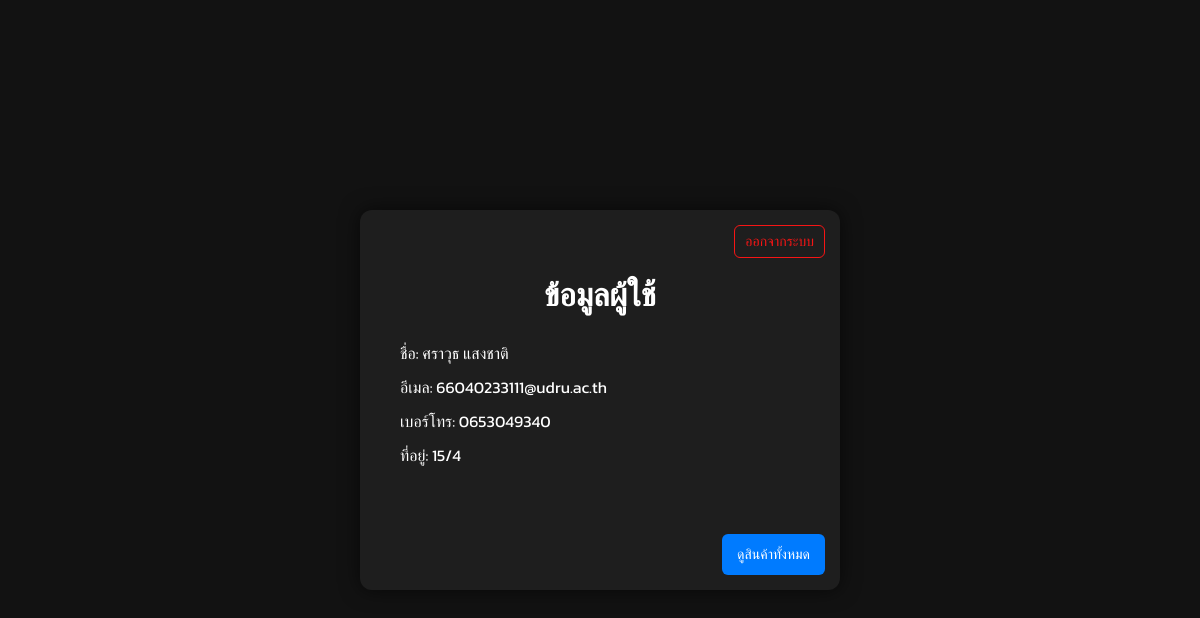
Page /show_profile.php (signed in) on the committed database.
### tables this page shows
CREATE TABLE `customer` (
  `id` int(11) NOT NULL,
  `username` varchar(12) NOT NULL,
  `password` varchar(15) NOT NULL,
  `name` varchar(100) NOT NULL,
  `email` varchar(100) NOT NULL,
  `phone` varchar(20) NOT NULL,
  `address` text NOT NULL
);

### show_profile.php (the view, shortened to what this page needs)
<!DOCTYPE html>
<html lang="th">
<head>
</head>
<body>
<div class="container">
    <a href="logout.php" class="logout-btn">ออกจากระบบ</a>
    <h1>ข้อมูลผู้ใช้</h1>
    <?php
    include "connect.php";
    $sess_username = $_SESSION['username'];
    $sql = "SELECT * FROM customer WHERE username = ?";
    $stmt = $conn->prepare($sql);
    $stmt->bind_param("s", $sess_username);
    $stmt->execute();
    $result = $stmt->get_result();
    if ($result->num_rows > 0) {
        $row = $result->fetch_assoc();
        echo "<p>ชื่อ: " . htmlspecialchars($row['name']) . "</p>";
        echo "<p>อีเมล: " . htmlspecialchars($row['email']) . "</p>";
        echo "<p>เบอร์โทร: " . htmlspecialchars($row['phone']) . "</p>";
        echo "<p>ที่อยู่: " . htmlspecialchars($row['address']) . "</p>";
    } else {
        echo "<p>ไม่พบข้อมูลผู้ใช้</p>";
    }
    ?>
    <a href="show_allProduct.php" class="products-btn">ดูสินค้าทั้งหมด</a>
</div>
</body>
</html>

### show_profile.php (style rules this page uses)
body { margin: 0; padding: 0; font-family: 'Kanit', sans-serif; background-color: #121212; color: #ffffff; display: flex; justify-content: center; align-items: center; min-height: 100vh; }
.container { background-color: #1e1e1e; padding: 40px; border-radius: 12px; box-shadow: 0 0 20px rgba(0, 0, 0, 0.6); width: 400px; position: relative; min-height: 300px; }
h1, h2 { text-align: center; }
p { margin: 10px 0; }
.logout-btn { position: absolute; top: 15px; right: 15px; color: #f61515; text-decoration: none; border: 1px solid #f61515; padding: 5px 10px; border-radius: 6px; font-size: 14px; transition: 0.3s; }
.products-btn { position: absolute; bottom: 15px; right: 15px; color: #ffffff; text-decoration: none; background-color: #007bff; padding: 10px 15px; border-radius: 6px; font-size: 14px; transition: 0.3s; }

### rows in the picture
customer: name "ศราวุธ แสงชาติ", email "66040233111@udru.ac.th", phone "0653049340", address "15/4"
